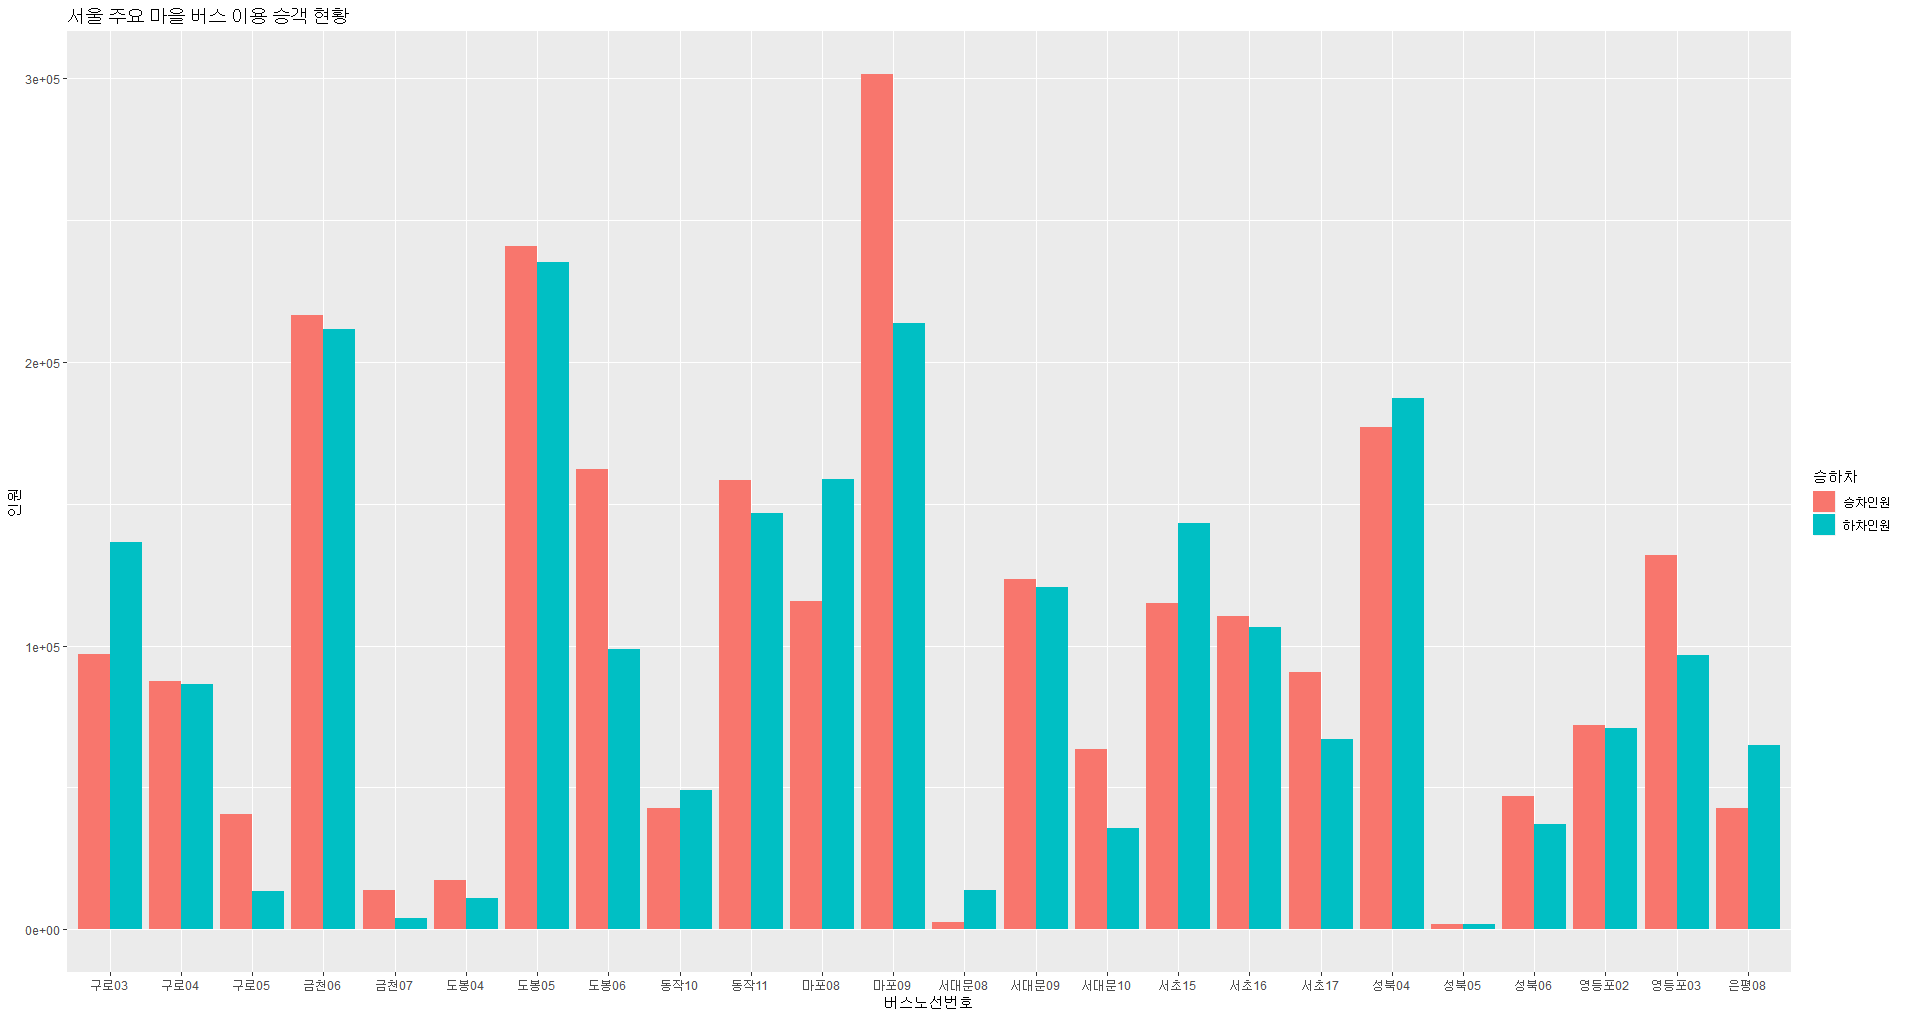

Write the R code that produced this figure.
install.packages("ggplot2")
install.packages("RColorBrewer")
install.packages("reshape2")
library(ggplot2)
library(reshape2)
library(dplyr)
library(scales)
library(RColorBrewer)
setwd("D:/workspace/R_Data_Analysis/Part2/Stage3/EX")

bus<-read.csv("버스노선별이용현황합계.csv",sep=",",stringsAsFactors = FALSE)

bus2<-melt(bus, id=c("버스노선번호"),variable.name='승하차',value.name='인원')

bus2

ggplot(bus2, aes(x=버스노선번호,y=인원, fill=승하차 ))+geom_bar(stat='identity',position = 'dodge')+ggtitle("서울 주요 마을 버스 이용 승객 현황")
